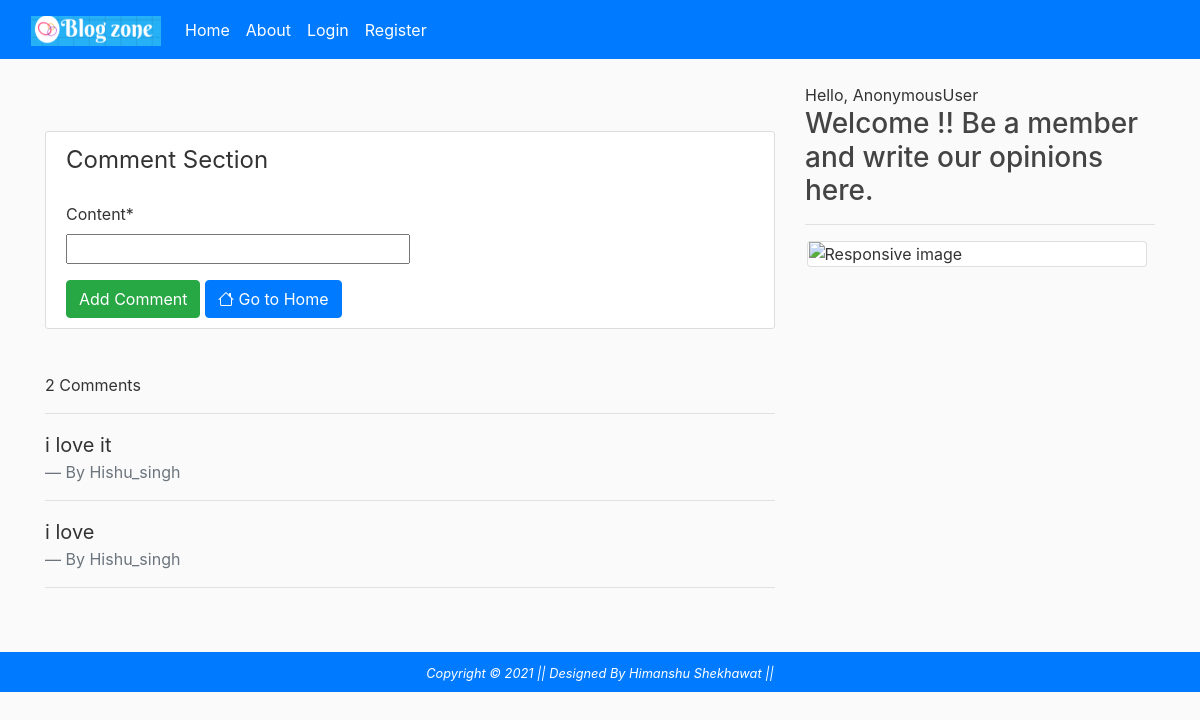
The app's page /commentpage/26/ with its own data.
### blog/models.py (models this page shows, shortened)
class Comment(models.Model):
	user = models.ForeignKey(User, on_delete=models.CASCADE)
	post = models.ForeignKey(Post, on_delete=models.CASCADE)
	content = models.CharField(max_length=150)
	created = models.DateTimeField(auto_now_add=True)

### blog/views.py (the view, shortened to what this page needs)
# urls.py: path('commentpage/<int:pk>/',views.commentpage, name='commentpage'),
def commentpage(request,pk):
  post = Post.objects.get(id=pk)
  comments = Comment.objects.filter(post=post).order_by('-id')
  total_comment =  Comment.objects.filter(post=post).count()
  form = CommentForm()
  return render(request,'blog/commentpage.html',{'form':form, 'comments':comments,
  'total_comment':total_comment})

### users/forms.py
class CommentForm(forms.ModelForm):
	class Meta:
		model = Comment
		fields = ['content']

### blog/templates/blog/commentpage.html (shortened to what this page needs)
{% extends "blog/base.html" %}
{% load static %}
{% load crispy_forms_tags %}
{% block content %}
<br>
<br>
<div class="content-section">
   	<form method="POST">
   		<fieldset class="form-group">
   			<legend class="border-border mb-4">Comment Section</legend>
   			{{form|crispy}}
   		</fieldset>
   		<input type="submit" name="Submit" value="Add Comment" class="btn btn-success">
   		<a class="btn btn-primary" href="{% url 'blog-home' %}"><i class="bi bi-house"></i> Go to Home</a>
   	</form>
</div>
<br>
{{ total_comment }} Comment{{ total_comment|pluralize  }}
<hr>
<div class="main-comment-section">
  {% for comment in comments %}
  <blockquote class="blockquote">
  <p class="mb-0"aaaaaa>{{ comment.content }}</p>
  <footer class="blockquote-footer">By {{ comment.user }}</footer>
  </blockquote>
  <hr>
  {% endfor %}
</div>
{% endblock content %}

### static/css/main.css (style rules this page uses)
body { background: #fafafa; color: #333333; margin-top: 0rem; }
.content-section { background: #ffffff; padding: 10px 20px; border: 1px solid #dddddd; border-radius: 3px; margin-bottom: 20px; }
.textinput { box-sizing: border-box; display: inline-block; width: 50%; }

### records on screen
Comment: content "i love it", user "Hishu_singh"
Comment: content "i love", user "Hishu_singh"

### other values on screen
{{ total_comment }} "2"
{{ request.user }} "AnonymousUser"
